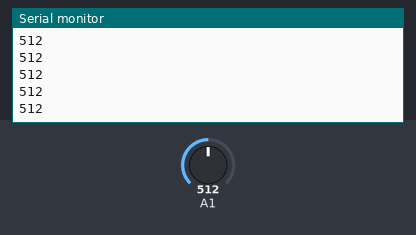
Recording of a sketch running on a simulated Arduino Uno, built with avr-gcc and run on an emulated ATmega328P. On the bench: the last lines printed to the serial monitor. The inputs (shaded band) are chosen by the test bench; at power-on: A1 = 512.

Above: at 1.2 s.
1.3 s: A1 set to 716
At 2.0 s:
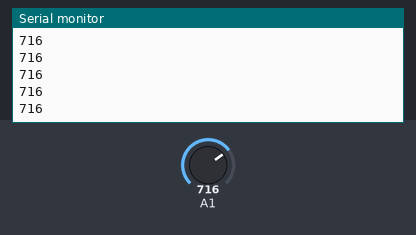
2.8 s: A1 set to 900
At 3.4 s:
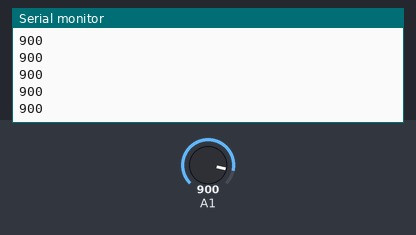
Timing chart, 0 to 5.8 s (numbered marks = the images above; inputs shaded):
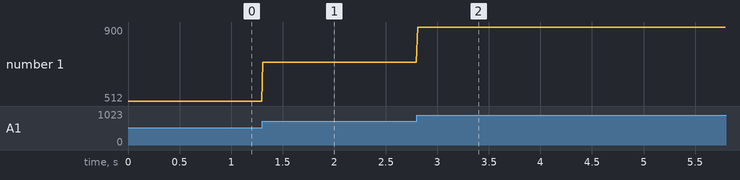

The sketch:

HallEffect.ino
```cpp
void setup(){
  Serial.begin(115200);
}

void loop(){
  Serial.println(analogRead(A1));
  delay(10);
}
```

Measured:
- after the input at 1.3 s, the serial monitor: prints a new line at once (image 1)
- after the input at 2.8 s, the serial monitor: prints a new line at once (image 2)
- plotted number 1: 512 → 716 after the input at 1.3 s, 716 → 900 after the input at 2.8 s
